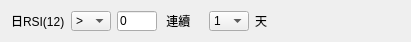
       <widget class="QWidget" name="widget_33" native="true">
        <property name="geometry">
         <rect>
          <x>1690</x>
          <y>280</y>
          <width>411</width>
          <height>40</height>
         </rect>
        </property>
        <layout class="QHBoxLayout" name="horizontalLayout_144">
         <item>
          <layout class="QHBoxLayout" name="horizontalLayout_45">
           <item>
            <widget class="QLabel" name="label_201">
             <property name="text">
              <string>日RSI(12)</string>
             </property>
            </widget>
           </item>
           <item>
            <widget class="QComboBox" name="comboBox_52">
             <property name="sizePolicy">
              <sizepolicy hsizetype="Preferred" vsizetype="Fixed">
               <horstretch>0</horstretch>
               <verstretch>0</verstretch>
              </sizepolicy>
             </property>
             <property name="minimumSize">
              <size>
               <width>40</width>
               <height>20</height>
              </size>
             </property>
             <property name="maximumSize">
              <size>
               <width>40</width>
               <height>20</height>
              </size>
             </property>
             <item>
              <property name="text">
               <string>&gt;</string>
              </property>
             </item>
             <item>
              <property name="text">
               <string>&gt;=</string>
              </property>
             </item>
             <item>
              <property name="text">
               <string>&lt;</string>
              </property>
             </item>
             <item>
              <property name="text">
               <string>&lt;=</string>
              </property>
             </item>
             <item>
              <property name="text">
               <string>&lt;&gt;</string>
              </property>
             </item>
             <item>
              <property name="text">
               <string>=</string>
              </property>
             </item>
            </widget>
           </item>
           <item>
            <widget class="QLineEdit" name="lineEdit_19">
             <property name="sizePolicy">
              <sizepolicy hsizetype="Expanding" vsizetype="Fixed">
               <horstretch>0</horstretch>
               <verstretch>0</verstretch>
              </sizepolicy>
             </property>
             <property name="minimumSize">
              <size>
               <width>40</width>
               <height>20</height>
              </size>
             </property>
             <property name="maximumSize">
              <size>
               <width>40</width>
               <height>20</height>
              </size>
             </property>
             <property name="text">
              <string>0</string>
             </property>
            </widget>
           </item>
           <item>
            <widget class="QLabel" name="label_78">
             <property name="minimumSize">
              <size>
               <width>40</width>
               <height>20</height>
              </size>
             </property>
             <property name="maximumSize">
              <size>
               <width>40</width>
               <height>20</height>
              </size>
             </property>
             <property name="text">
              <string> 連續</string>
             </property>
            </widget>
           </item>
           <item>
            <widget class="QComboBox" name="comboBox_53">
             <property name="sizePolicy">
              <sizepolicy hsizetype="Preferred" vsizetype="Fixed">
               <horstretch>0</horstretch>
               <verstretch>0</verstretch>
              </sizepolicy>
             </property>
             <property name="minimumSize">
              <size>
               <width>40</width>
               <height>20</height>
              </size>
             </property>
             <property name="maximumSize">
              <size>
               <width>40</width>
               <height>20</height>
              </size>
             </property>
             <item>
              <property name="text">
               <string>1</string>
              </property>
             </item>
             <item>
              <property name="text">
               <string>2</string>
              </property>
             </item>
             <item>
              <property name="text">
               <string>3</string>
              </property>
             </item>
             <item>
              <property name="text">
               <string>4</string>
              </property>
             </item>
             <item>
              <property name="text">
               <string>5</string>
              </property>
             </item>
             <item>
              <property name="text">
               <string>6</string>
              </property>
             </item>
             <item>
              <property name="text">
               <string>7</string>
              </property>
             </item>
             <item>
              <property name="text">
               <string>8</string>
              </property>
             </item>
             <item>
              <property name="text">
               <string>9</string>
              </property>
             </item>
             <item>
              <property name="text">
               <string>10</string>
              </property>
             </item>
            </widget>
           </item>
           <item>
            <widget class="QLabel" name="label_79">
             <property name="minimumSize">
              <size>
               <width>40</width>
               <height>20</height>
              </size>
             </property>
             <property name="maximumSize">
              <size>
               <width>40</width>
               <height>20</height>
              </size>
             </property>
             <property name="text">
              <string>天</string>
             </property>
            </widget>
           </item>
          </layout>
         </item>
         <item>
          <spacer name="horizontalSpacer_101">
           <property name="orientation">
            <enum>Qt::Horizontal</enum>
           </property>
           <property name="sizeHint" stdset="0">
            <size>
             <width>40</width>
             <height>20</height>
            </size>
           </property>
          </spacer>
         </item>
        </layout>
       </widget>
